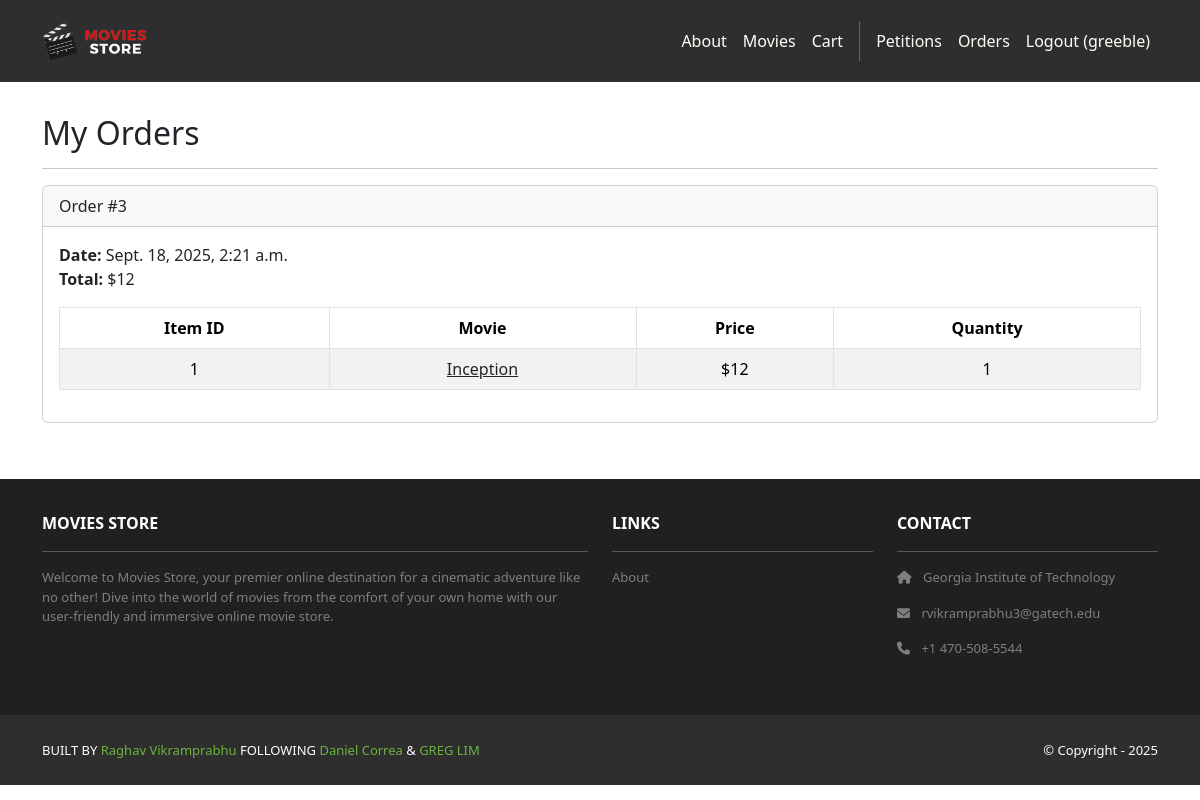
Page /accounts/orders/ (signed in) on the earlier database version.
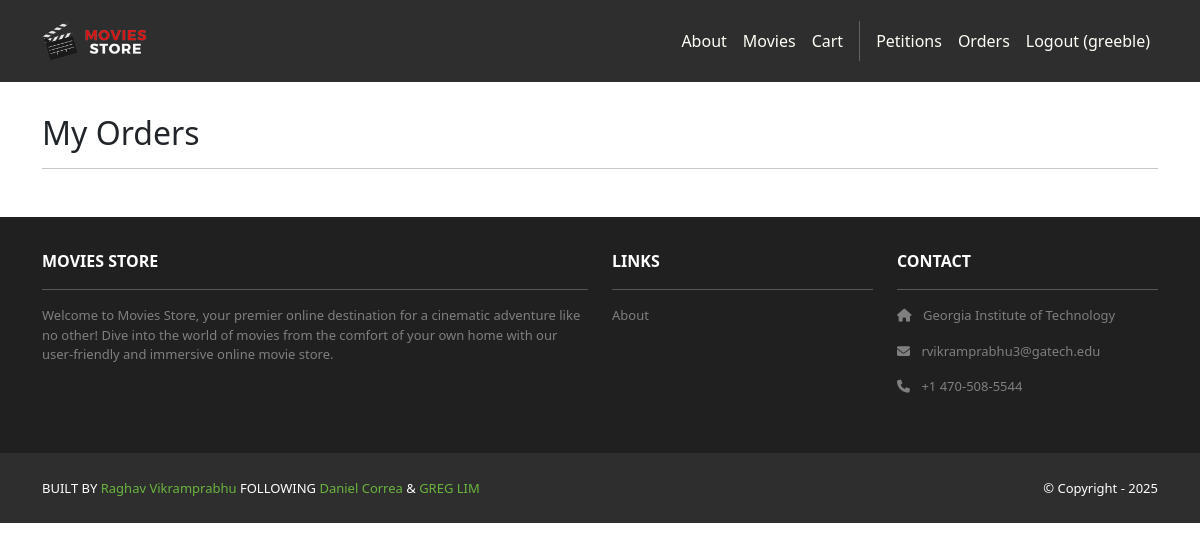
Same page on the later database version.
### cart/models.py (models this page shows, shortened)
class Order(models.Model):
    id = models.AutoField(primary_key=True)
    total = models.IntegerField()
    date = models.DateTimeField(auto_now_add=True)
    user = models.ForeignKey(User, on_delete=models.CASCADE)

class Item(models.Model):
    id = models.AutoField(primary_key=True)
    price = models.IntegerField()
    quantity = models.IntegerField()
    order = models.ForeignKey(Order, on_delete=models.CASCADE)
    movie = models.ForeignKey(Movie, on_delete=models.CASCADE)

### movies/models.py (models this page shows, shortened)
class Movie(models.Model):
    id = models.AutoField(primary_key=True)
    name = models.CharField(max_length=255)
    price = models.IntegerField()
    description = models.TextField()
    image = models.ImageField(upload_to='movie_images/')

### accounts/views.py (the view)
# urls.py: path('orders/', views.orders, name='accounts.orders'),
@login_required
def orders(request):
    template_data = {}
    template_data['title'] = 'Orders'
    template_data['orders'] = request.user.order_set.all()
    return render(request, 'accounts/orders.html', {'template_data': template_data})

### accounts/templates/accounts/orders.html
{% extends 'base.html' %}
{% block content %}
<div class="p-3">
  <div class="container">
    <div class="row mt-3">
      <div class="col mx-auto mb-3">
        <h2>My Orders</h2>
        <hr />
        {% for order in template_data.orders %}
        <div class="card mb-4">
          <div class="card-header">
            Order #{{ order.id }}
          </div>
          <div class="card-body">
            <b>Date:</b> {{ order.date }}<br />
            <b>Total:</b> ${{ order.total }}<br />
            <table class="table table-bordered
              table-striped text-center mt-3">
              <thead>
                <tr>
                  <th scope="col">Item ID</th>
                  <th scope="col">Movie</th>
                  <th scope="col">Price</th>
                  <th scope="col">Quantity</th>
                </tr>
              </thead>
              <tbody>
                {% for item in order.item_set.all %}
                <tr>
                  <td>{{ item.movie.id }}</td>
                  <td>
                    <a class="link-dark"
                      href="{% url 'movies.show' id=item.movie.id %}">
                      {{ item.movie.name }}
                    </a>
                  </td>
                  <td>${{ item.movie.price }}</td>
                  <td>{{ item.quantity }}</td>
                </tr>
                {% endfor %}
              </tbody>
            </table>
          </div>
        </div>
        {% endfor %}
      </div>
    </div>
  </div>
</div>
{% endblock content %}

Differences in the rows shown:
removed Order: id "3", date "Sept. 18, 2025, 2:21 a.m.", total "12"
removed Item: movie.id "1", movie.name "Inception", movie.price "12", quantity "1"
